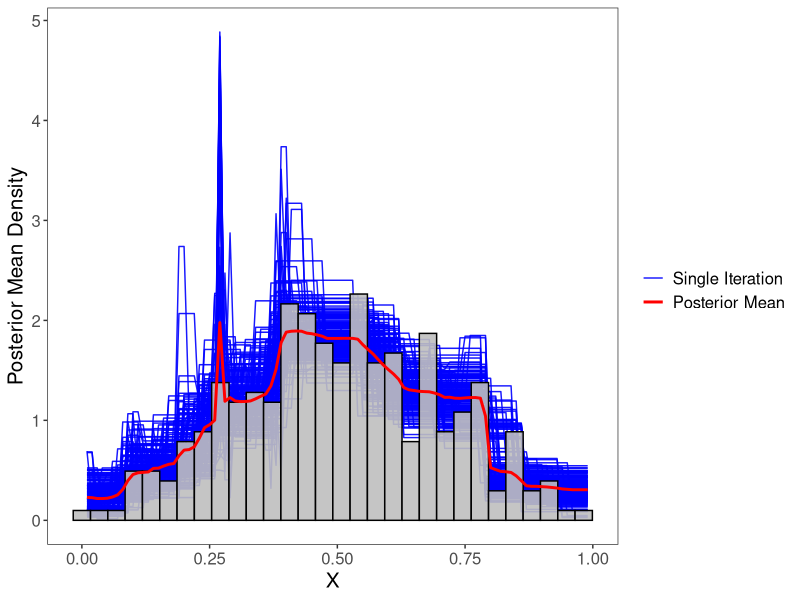

The R script that drew this image: (Note: this script raises an error after producing the figure.)
## ---- chunk 1
knitr::opts_chunk$set(warning = FALSE)
knitr::opts_chunk$set(message = FALSE)
knitr::opts_chunk$set(eval = FALSE)

library(ggplot2)
library(dplyr)
library(tidyr)
## ---- chunk 2
# Read in sample data
y <- read.csv("Data/Data_Vshape_Size300_Rep4.csv")
y <- y$x

# Cut- points from a set of test data
C <- read.csv("Data/C_Vshape_300_c7_Rep4.csv", header=TRUE)
# Bin proporitions from the same set of test data
P <- read.csv("Data/P_Vshape_300_c7_Rep4.csv", header=TRUE)

# Remove the first column with is row numbers
C <- C[,-1]
P <- P[,-1]

# Set the burnin so not plotting too much output
Burnin <- 19800
# Set the number of cut-points to a global parameters
k <<- ncol(C)

# Create a grid to estimate the densities on
input <<- seq(0.01,.99, by=.01)

# Pdf function
pdf <- function(x){
    pi <- rep(0,length(input))
    c_full <- c(0, x[1:k],1)
    p <- x[{k+1}:length(x)]
    for (j in 1:(k+1)){
      pi[which(input<c_full[(j+1)] & input>=c_full[j])]<- p[j]/(c_full[(j+1)]-c_full[j])
    }
    return(pi)
  }

# Get subsets of iterations
C_sub <- C[Burnin:nrow(C),]
P_sub <- P[Burnin:nrow(C),]

# Estimate the density at each iteration 
pdf_y_matrix <- apply(cbind(C_sub,P_sub), 1, pdf)

# Data to plot
pdf_plot <- data.frame(X=input, pdf_y_matrix)

# Stack data
pdf_plot <- pdf_plot %>% gather(Run, Density, -X) %>% filter(Density<5)

# Data to use as histogram
j_hist <- data.frame(y=y)

# Calculate the mean density estimate
pdf_mean <- data.frame(X=input, PDF= apply(pdf_y_matrix, 1, mean))

ggplot(data=j_hist, aes(y))+
  geom_line(data=pdf_plot, aes(X, Density,group=Run, color="blue"),alpha=.9)+
    geom_histogram(aes(y=..density..),fill="grey", color="black",alpha=.9)+
  geom_line(data=pdf_mean, aes(X, PDF, color="red"), size=1)+
  theme_bw()+ylab("Posterior Mean Density")+xlab("X")+
  theme(text = element_text(size=15),
        panel.grid.major = element_blank(), panel.grid.minor = element_blank())+
  scale_colour_manual(name = '',
  values =c('blue'='blue','red'='red'), labels = c('Single Iteration','Posterior Mean'))

## ---- chunk 3

fullc <- function(w, row, nsim){
y <- read.csv("Data/Data_Vshape_Size300_Rep4.csv")
y <- y$x
ys <- y

C <- read.csv("Data/C_Vshape_300_c7_Rep4.csv", header=TRUE)
P <- read.csv("Data/P_Vshape_300_c7_Rep4.csv", header=TRUE)
C <- C[,-1]
P <- P[,-1]
#w <-2
c <- as.numeric(C[row,])
Q_C_extra <- c(0, c, 1)
w_p2 <- w+2
xm <- c(Q_C_extra[w], ys[ys>=Q_C_extra[w]&ys<Q_C_extra[{w+2}]], Q_C_extra[{w+2}])
#find number of observatiosn between C[w-1] and C[w+1]
m <- length(xm)-2


#Initialize vector to contains maximums on each interval
c_max <- NA
#Initialize vector to contain minimums on each interval
#Get for first interval in the vector
c_max_choices <- c(xm[1], xm[2])
#The maximum from derivatives is Q_C_extra[w] which is xm[1]
#Pairs (c(1/2), c(1/3), c(2/3))
#Create to contain ratios of the pdf's

#option1/option2
c_max_maxes <- (Q_C_extra[w_p2]-c_max_choices[1])^(-m)/((Q_C_extra[w_p2]-c_max_choices[2])^(-m))

if (c_max_maxes>1){
  c_max[1] <- c_max_choices[1]
} else{
  c_max[1] <- c_max_choices[2]
}

if (m >1){

  for (q in 2:m){


    q_p1 <- q+1
    #Counter for data as upper bound, negative since power for denominator

    m1_p1 <- -q+1
    mm_pq_m1 <- -m+q-1
    c_max_choices <- c(xm[q], xm[q_p1], (((m-q+1)*Q_C_extra[w]+(q-1)*Q_C_extra[w_p2])/m))

    #c_max_maxes <- exp((-q+1)*log(c_max_choices-Q_C_extra[w])+(-m+q-1)*log(Q_C_extra[{w+2}]-c_max_choices))
    #Pairs (c(1/2), c(1/3), c(2/3))
    c_max_maxes <- NA
    #option1/option2
    c_max_maxes[1] <- exp(m1_p1*log(c_max_choices[1]-Q_C_extra[w])+mm_pq_m1*log(Q_C_extra[w_p2]-c_max_choices[1])-m1_p1*log(c_max_choices[2]-Q_C_extra[w])-mm_pq_m1*log(Q_C_extra[w_p2]-c_max_choices[2]))
    #Option1/option3
    c_max_maxes[2] <- exp(m1_p1*log(c_max_choices[1]-Q_C_extra[w])+mm_pq_m1*log(Q_C_extra[w_p2]-c_max_choices[1])-m1_p1*log(c_max_choices[3]-Q_C_extra[w])-mm_pq_m1*log(Q_C_extra[w_p2]-c_max_choices[3]))
    #Option2/option3
    c_max_maxes[3] <- exp(m1_p1*log(c_max_choices[2]-Q_C_extra[w])+mm_pq_m1*log(Q_C_extra[w_p2]-c_max_choices[2])-m1_p1*log(c_max_choices[3]-Q_C_extra[w])-mm_pq_m1*log(Q_C_extra[w_p2]-c_max_choices[3]))

    if (c_max_choices[3] >= xm[q] & c_max_choices[3] < xm[q_p1]){

      if (c_max_maxes[1] > 1 & c_max_maxes[2] > 1) {

        c_max[q] <- c_max_choices[1]
      } else if (c_max_maxes[1] < 1 & c_max_maxes[3] > 1) {

        c_max[q] <- c_max_choices[2]
      } else {
        c_max[q] <- c_max_choices[3]
      }
    } else if ( c_max_maxes[1] > 1) {

      c_max[q] <- c_max_choices[1]
    } else {
      c_max[q] <- c_max_choices[2]
    }


  }
}

#GET for last
c_max_choices <- c(xm[m+1], xm[m+2])

#Pairs (c(1/2), c(1/3), c(2/3))
#option1/option2
c_max_maxes <- (c_max_choices[1]-Q_C_extra[w])^(-m)/((c_max_choices[2]-Q_C_extra[w])^(-m))

if (c_max_maxes[1] > 1){

  c_max[m+1] <- c_max_choices[1]
} else {
  c_max[m+1] <- c_max_choices[2]
}

l_r <- NA
for (i in 1:{length(xm)-1}){
  if (xm[i]==c_max[i]){
    l_r[i] <- "L"
  } else {
    l_r[i] <- "U"
  }
}

p <- P[row,]
x <- runif(nsim, c[{w-1}], c[{w+1}])

pdf_kernel <- NA
for (i in 1:length(x)){
  n1 <- length(which(ys>=c[{w-1}]&ys<x[i]))
  n2 <- length(which(ys<c[{w+1}]&ys>=x[i]))

  pdf_kernel[i] <- (p[w]/(x[i]-c[{w-1}]))^n1*(p[{w+1}]/(c[{w+1}]-x[i]))^n2
   #print(i)
}
bound_plot <- NA

for (i in 1:{length(xm)-1}){
  # n1 <- length(which(ys>=c[2]&ys<c_max[i]))
  # n2 <- length(which(ys<c[4]&ys>=c_max[i]))
  n1 <- i-1
  n2 <- length(xm)-2-i+1

  bound_plot[which(x>=xm[i]&x<xm[{i+1}])] <- (p[w]/(c_max[i]-c[{w-1}]))^n1*(p[{w+1}]/(c[{w+1}]-c_max[i]))^n2
  #print(i)
}

d2 <- data.frame(x,pdf_kernel, bound_plot)
d2 <- d2 %>% arrange(x)
locations <- NA
index <- 1

for (i in 1:{length(xm)-1}){
  if (length(which(d2$x>=xm[{i+1}])>0)){
    locations[index] <- min(which(d2$x>=xm[{i+1}]))
    index <- index+1
  }
}

# locations <- NA
#
# for (i in 1:{length(xm)}){
#   locations[i] <- min(which(x>xm[{i}]))
# }
#
d2$disc <- "Cont"
d2$disc[locations] <- "Disc"

options(digits=4)

# jpeg(file = "D:\\Documents\\Dissertation - Summer 2018\\Latex Dissertation\\Images\\FullC.jpg", width=width, height=height)
ggplot(d2)+geom_point(aes(x,pdf_kernel, shape=disc, size=disc))+
  theme_bw()+xlab("x")+ylab("Full Conditional Kernel")+
  theme(text = element_text(size=15),
        panel.grid.major = element_blank(), panel.grid.minor = element_blank(),
        legend.position = "none")+
  scale_shape_manual(values=c(16,1))+
  scale_size_manual(values=c(2,6))
# dev.off()
}
fullc(3, 15000, 10000)
## ---- chunk 4
plot(1:10)
plot(10:1)
## ---- chunk 5
knitr::kable(head(mtcars, 10))
